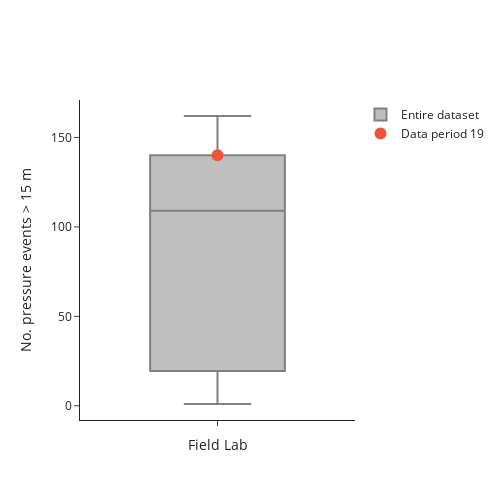

The notebook cell this image was saved under:
### Markdown cell above
Count pressure events, defined as a change in pressure of over $\Delta p=$ {threshold} m during a 15-minute time step.

### Code cell
p_threshold = 15
pressure_events = count_pressure_events(threshold=p_threshold)

fig = go.Figure()

fig.add_trace(go.Box(
    y=pressure_events,
    x=['num_events'] * len(pressure_events),
    name='Entire dataset',
    marker_color='grey',
    boxpoints=False
))

fig.add_trace(go.Scatter(
    y=[pressure_events[data_period-1]],
    x=['num_events'],
    marker_color=default_colors[1],
    marker=dict(color=default_colors[1], size=12),
    mode="markers",
    name=f'Data period {str(data_period).zfill(2)}',
))

fig.update_layout(
    yaxis_title=f"No. pressure events > {p_threshold} m",
    xaxis_title='Field Lab',
    template='simple_white',
    height=500,
    width=500,
    xaxis=dict(
        showticklabels=False
    ),
    yaxis=dict(
        range=[0, None],
        tickformat=',d',
        nticks=6
    )
)

fig.show()

### Figure 1 — Plotly figure (JSON) as saved in the notebook; plotly's stock layout.template omitted (floating-point values rounded to 4 significant figures)
{"data": [{"boxpoints": false, "marker": {"color": "grey"}, "name": "Entire dataset", "type": "box", "x": ["num_events", "num_events", "num_events", "num_events", "num_events", "num_events", "num_events", "num_events", "num_events", "num_events", "num_events", "num_events", "num_events", "num_events", "num_events", "num_events", "num_events", "num_events", "num_events", "num_events"], "y": [100, 118, 94, 37, 72, 37, 2, 1, 1, 1, 1, 162, 140, 140, 140, 140, 140, 140, 140, 140]}, {"marker": {"color": "#EF553B", "size": 12}, "mode": "markers", "name": "Data period 19", "type": "scatter", "x": ["num_events"], "y": [140]}], "layout": {"height": 500, "width": 500, "xaxis": {"autorange": true, "range": [-0.5, 0.5], "showticklabels": false, "title": {"text": "Field Lab"}, "type": "category"}, "yaxis": {"autorange": true, "nticks": 6, "range": [-7.944, 170.9], "tickformat": ",d", "title": {"text": "No. pressure events > 15 m"}, "type": "linear"}}}
